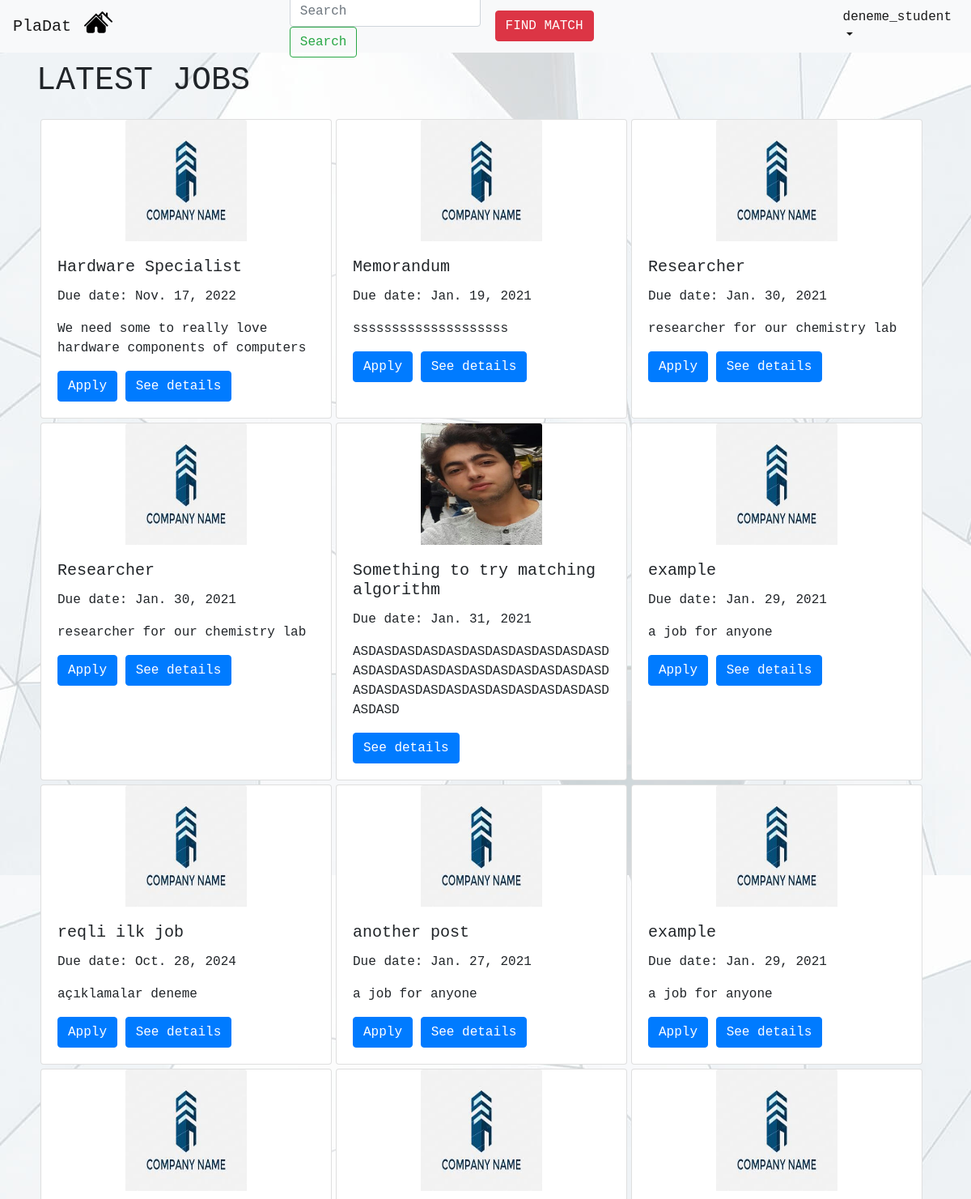
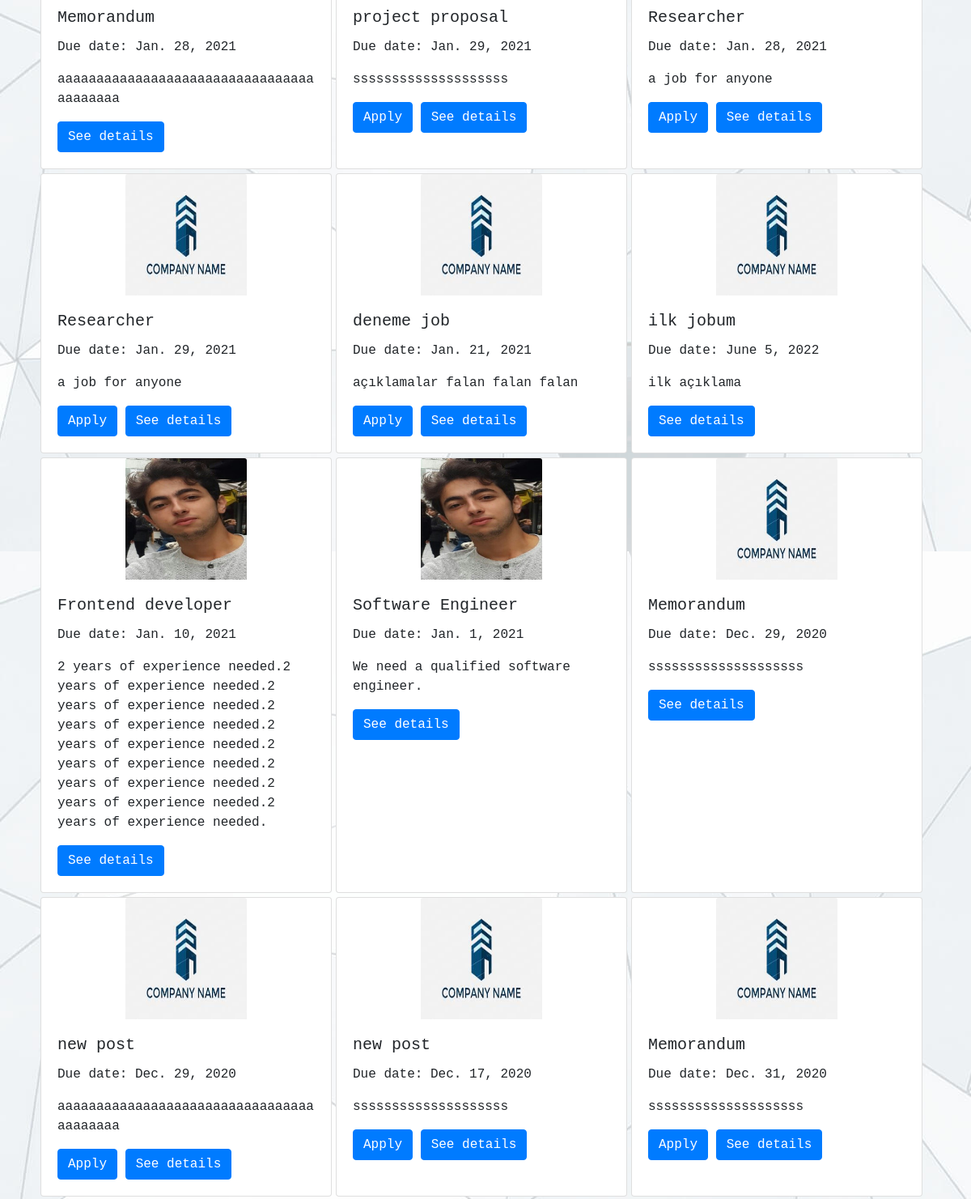
The page / (signed in, upper part) on the database as committed earlier (2 pictures, top to bottom).
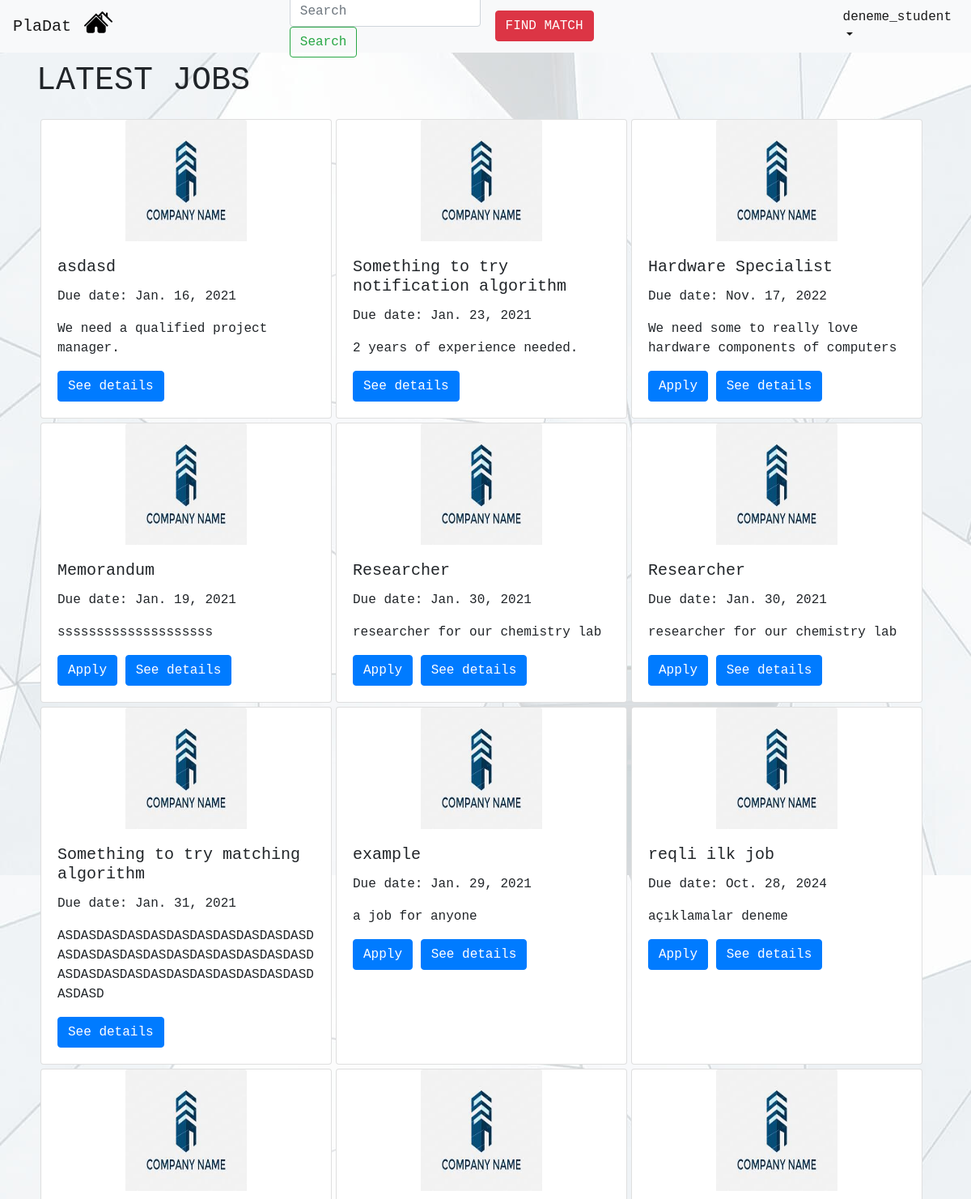
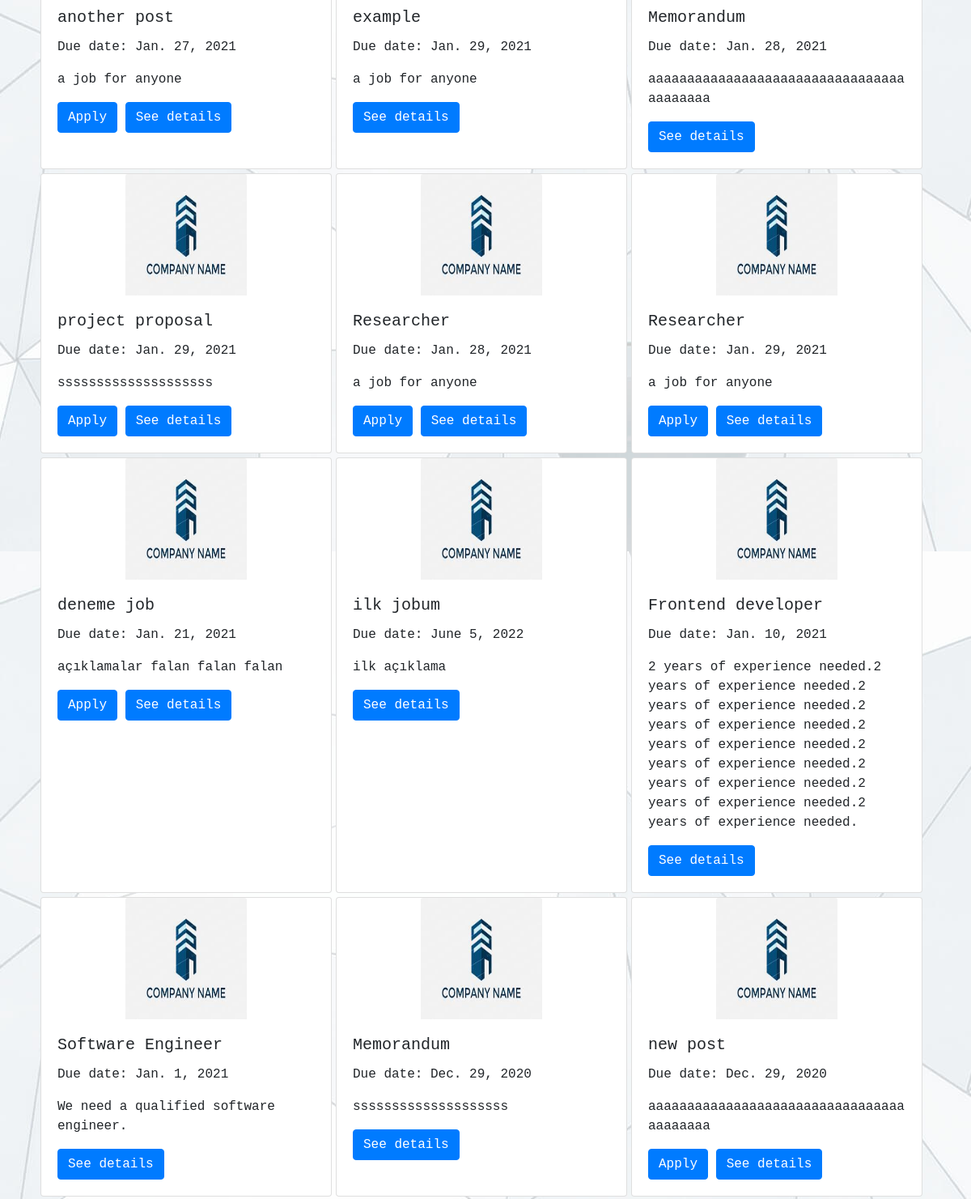
The same page on the database as committed later (2 pictures, top to bottom).
### mainapp/models.py (models this page shows, shortened)
class Job(models.Model):
    employer = models.ForeignKey(Employer, on_delete=models.CASCADE,default=None) #employer_id
    job_title = models.CharField(max_length=100,default=None)
    job_description = models.CharField(max_length=600,default=None) #description
    publish_time = models.DateTimeField(auto_now_add=True, blank=True)
    due_date = models.DateField(default=None,null=True)
    req_departments = models.CharField(max_length=100,default=None,null=True)

class Employer(models.Model):
    user_id = models.IntegerField(default=None)
    e_mail = models.EmailField(default=None, unique=True)
    name = models.CharField(max_length=100,default=None)
    surname = models.CharField(max_length=100,default=None)
    company_name = models.CharField(max_length=100,default=None,null=True)
    sector = models.CharField(max_length=100,default="",null=True)
    phone = models.CharField(max_length=13,default="",null=True)
    website = models.CharField(default="",max_length=100,null=True)
    address = models.CharField(default="",max_length=100,null=True)
    profile_img = models.ImageField(upload_to= user_directory_path, default='comp-logo.jpg' )

### mainapp/views.py (the view, shortened to what this page needs)
# urls.py: path('', views.index, name = 'index'),
@login_required
def index(request):
    if request.method == "GET":
        current_user = request.user
        all_jobs_by_order = Job.objects.all().order_by('-publish_time') # get all published jobs by order
        jobs_employers = []
        for item in all_jobs_by_order:
            jobs_employers.append(Employer.objects.get(id=item.employer_id))
        jobs_and_employers = zip(all_jobs_by_order,jobs_employers)
        is_student = (Student.objects.filter(user_id=current_user.id).count()==1) # check if user is student
        if is_student:
            student = Student.objects.get(user_id=current_user.id)
            student_applied = Application.objects.filter(student_id=student.id)
            student_applied_job = student_applied.values_list('job_id', flat = True)
            matched_jobs = []
            for item in match_jobs(student): # matching algorithm
                matched_jobs.append(Job.objects.get(id=item[0]))
        else:
            student_applied_job = [] # handle error
            matched_jobs = [] # handle error
        return render(request, "index.html",{"jobs": all_jobs_by_order,
                                            "jobs_and_employers":jobs_and_employers,
                                            "is_student": is_student,
                                            "student_applied_job": student_applied_job,
                                            "matched_jobs": matched_jobs})

### mainapp/context_processors.py (called while the page is built)
def navbar_skill(request):
    all_skills = []
    skills = Skill.objects.values_list()
    print(all_skills)
    for i in range(len(skills)):
        all_skills.append(skills[i][1])
    context = {
        "skills_database": all_skills
    }
    return context

### mainapp/templates/index.html (shortened to what this page needs)
{% extends 'navbar.html' %}
{% block findbutton %}
{% if is_student %}
<button class="btn btn-danger navbar-btn" id="match">FIND MATCH</button>
{% endif %}
{% endblock %}
{% block content %}
<!doctype html>
<html lang="en">
  <head>
    {% load static %}
    <link rel="stylesheet" href="https://maxcdn.bootstrapcdn.com/bootstrap/4.0.0/css/bootstrap.min.css">
  </head>
  <body>
    <div class="container-fluid">
      <div class="row" id="latest-jobs-header">
        <h1 class="latest-jobs">LATEST JOBS</h1>
      </div>
      <div class="row" id="job-cards-row1">
        {% for job,employer in jobs_and_employers %}
        <div class="col-*-* d-flex align-items-stretch ">
          <div class="card" id="latest_jobs" style="width: 22.5rem; margin-left:5px; margin-bottom:5px">
            <div class="company-image">
            <img class="card-img-top" src="{{ employer.profile_img.url }}" alt="Card image cap">
          </div>
            <div class="card-body">
              <h5 class="card-title">{{job.job_title}}</h5>
              <p class="card-text">Due date: {{job.due_date}}</p>
              <p class="card-text">{{job.job_description}}</p>
              {% if is_student %}
              {% if job.id in student_applied_job %}
              {% else %}
              <a href="{% url 'apply_job' jobid=job.id %}"class="btn btn-primary">Apply</a>
              {% endif %}
              {% endif %}
              <a href="{% url 'see_details' jobid=job.id %}" class="btn btn-primary">See details</a>
            </div>
          </div>
        </div>
        {% endfor %}
      </div>
    </div>
  </body>
</html>
{% endblock %}

Rows that differ between the two databases and show on the page:
no longer on this page (row unchanged): Job: profile_img (picture), job_title "new post", due_date "Dec. 17, 2020", job_description "ssssssssssssssssssss", shows "Apply"
no longer on this page (row unchanged): Job: profile_img (picture), job_title "Memorandum", due_date "Dec. 31, 2020", job_description "ssssssssssssssssssss", shows "Apply"
added Job: profile_img (picture), job_title "asdasd", due_date "Jan. 16, 2021", job_description "We need a qualified project manager."
added Job: profile_img (picture), job_title "Something to try notification algorithm", due_date "Jan. 23, 2021", job_description "2 years of experience needed."
changed through a linked row, Job "Something to try matching algorithm": profile_img: a different picture
shown differently, row unchanged: Job (number 11 of 21 on the later page): no longer shows "Apply"
changed through a linked row, Job "Frontend developer": profile_img: a different picture
changed through a linked row, Job "Software Engineer": profile_img: a different picture
